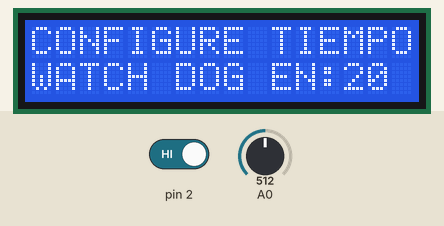
A sketch run on a simulated Arduino Uno, built with avr-gcc and run on an emulated ATmega328P. Shown: 16×2 character LCD. The inputs (shaded band) are chosen by the test bench; at power-on: pin 2 HIGH, A0 = 512.

Above: at 1.2 s.
1.3 s: pin 2 driven LOW
4.3 s: pin 2 driven HIGH
At 5.1 s:
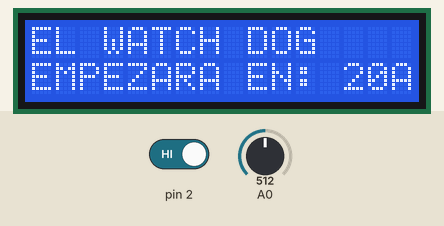
At 7.1 s:
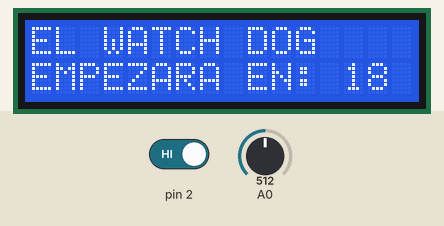
7.3 s: pin 2 driven LOW
10.3 s: pin 2 driven HIGH
At 13.1 s:
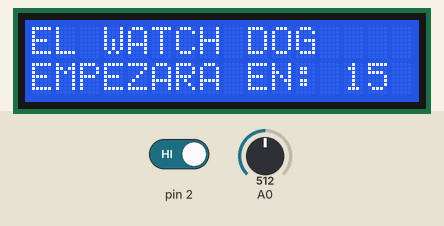
Timing chart, 0 to 14.3 s (numbered marks = the images above; inputs shaded):
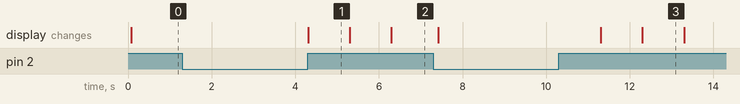

The sketch:

DeberPerroGuardian.ino
```cpp
#include <avr/wdt.h> //Librería perro guardían
#include <LiquidCrystal.h> //Librería LCD
#include <MsTimer2.h> //Librería timer2
/*
 * UTN FICA CIERCOM
 * SISTEMAS MICROPROCESADOS
 * MATEO TITO
 *
 * Descripción:
 * Permite configurar el tiempo de activación del perro guardián
 * entre 10, 20, 30 y 40s con un conversor análogo digital.
 *
 * Materiales: Arduino, pulsador(interrupción), potenciómetro(CAD).
 */
//LCD
LiquidCrystal lcd (13, 12, 11, 10, 9, 8); // RS,E,D4,D5,D6,D7 -> Pines de Arduino

float pot; //Almacena el CAD
int cont = 0; //Contador
boolean poten = true; //Bandera para habilitar CAD
void setup() {
  lcd.begin(16, 2); //Inicia LCD 16X2
  lcd.setCursor(0, 0); //Posición inicial
  lcd.print("CONFIGURE TIEMPO"); //Mensaje inicial
  MsTimer2::set(1000, cuenta); //Configura el timer en 1s
  attachInterrupt(0, pul, LOW); //Interrupción
}

void loop() {
  if (poten == true) { //Si está habilitado
    pot = (analogRead(0) * 5.0) / 1023.0; //CAD
    delay(10); //Delay de 10ms
    if (pot > 1.0 && pot <= 2.0) { //Rango 10s
      lcd.setCursor(0, 1); //Posición inicial
      lcd.print("WATCH DOG EN:10");
      cont = 10; //Segundos hasta activar WD
    } else if (pot > 2.0 && pot <= 3.0) { //Rango 20s
      lcd.setCursor(0, 1); //Posición inicial
      lcd.print("WATCH DOG EN:20");
      cont = 20; //Segundos hasta activar WD
    } else if (pot > 3.0 && pot <= 4.0) { //Rango 30s
      lcd.setCursor(0, 1); //Posición inicial
      lcd.print("WATCH DOG EN:30");
      cont = 30; //Segundos hasta activar WD
    } else if (pot > 4.0 && pot <= 5.0) { //Rango 40s
      lcd.setCursor(0, 1); //Posición inicial
      lcd.print("WATCH DOG EN:40");
      cont = 40; //Segundos hasta activar WD
    } else {
      lcd.setCursor(0, 1); //Posición inicial
      lcd.print("WATCH DOG EN:0  ");
      cont = 0;
    }
  }
}

void pul () { //Interrupción
  MsTimer2::start(); //Inicia contador
  lcd.setCursor(0, 0); //Posición inicial
  lcd.print("EL WATCH DOG    "); //Mensaje LCD
  poten = false; //Deshabilita CAD
  lcd.setCursor(0, 1); //Posición inicial
  lcd.print("                ");
  lcd.setCursor(0, 1); //Posición inicial
  lcd.print("EMPEZARA EN: " + String(cont));

}

void cuenta () { //Método Timer2
  cont--; //Contador tiempo WD
  lcd.setCursor(0, 1); //Posición inicial
  lcd.print("                ");
  lcd.setCursor(0, 1); //Posición inicial
  lcd.print("EMPEZARA EN: " + String(cont));
  if (cont == 1) { //Condición activar WD
    wdt_enable(WDTO_1S); //Activa WD en 1s
    MsTimer2::stop(); //Detiene timer
  }
}
```

Measured:
- after the input at 1.3 s, every drawn part: stays the same
- after the input at 4.3 s, the display: changes at once (image 1)
- after the input at 10.3 s, the display: first changes after 1.0 s (image 3 shows a later state)
- what the display in image 1 shows lasts 1.0 s, from 4.3 s to 5.3 s
